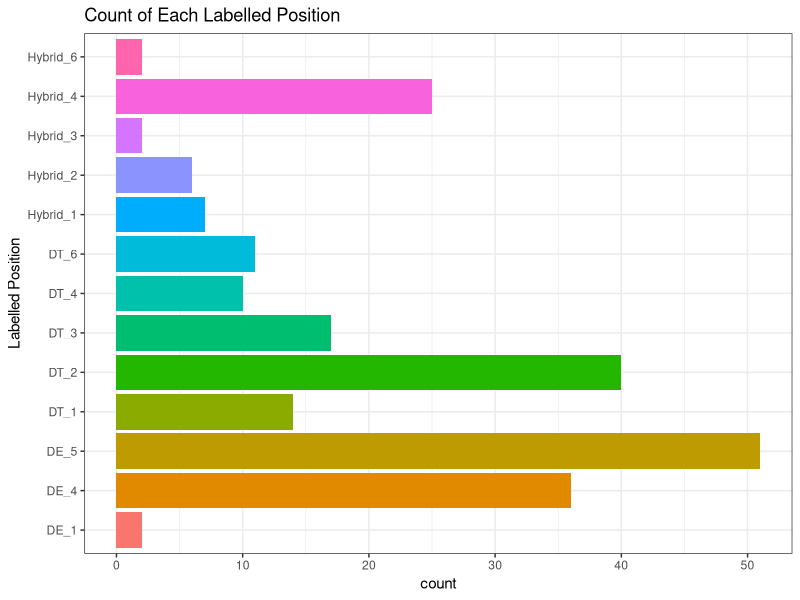
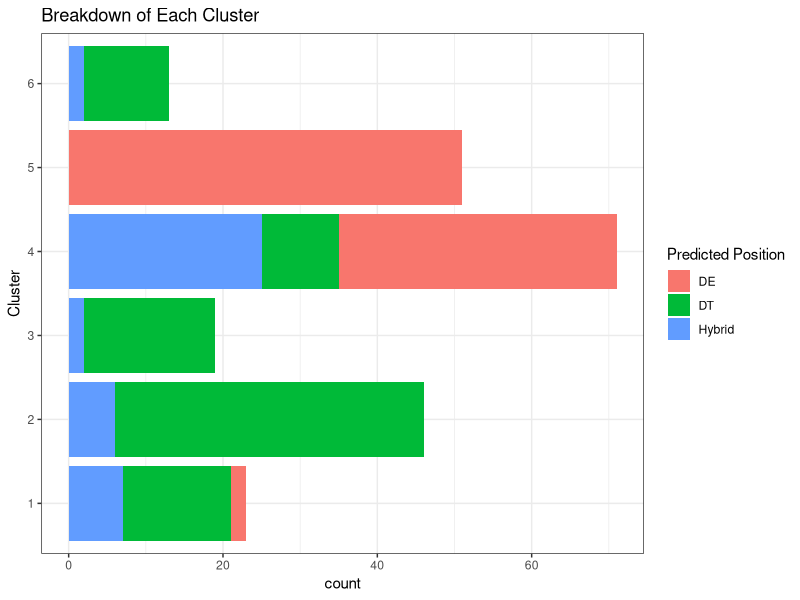
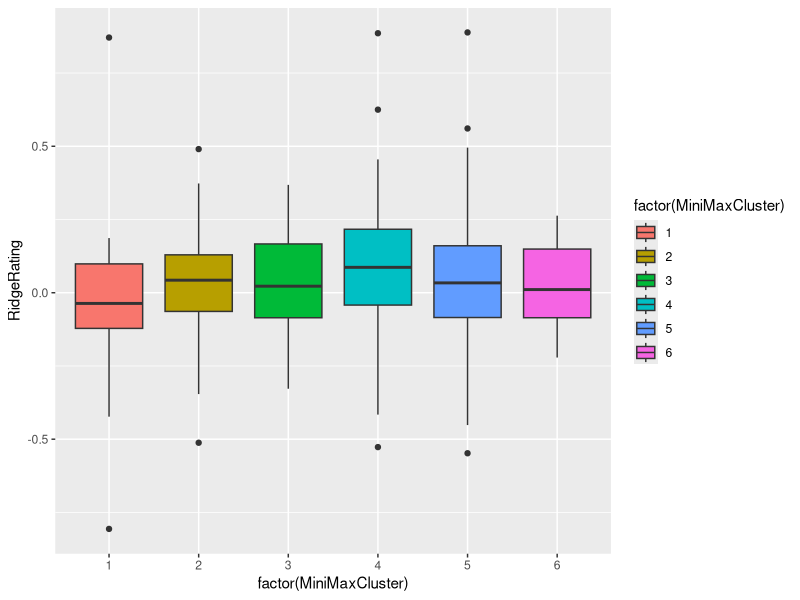
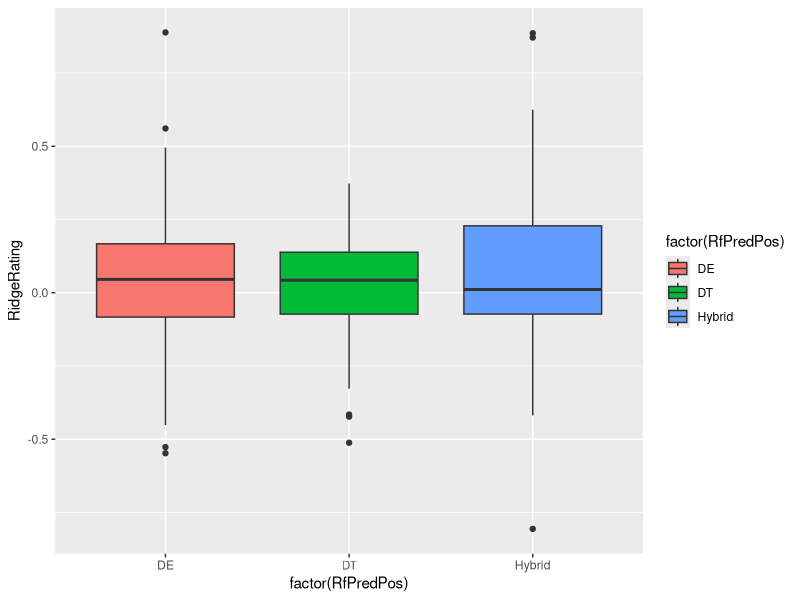
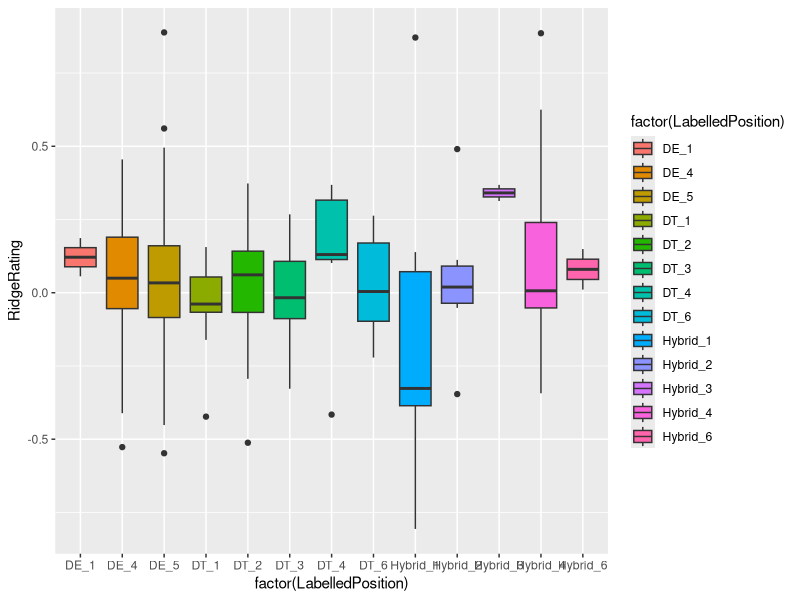
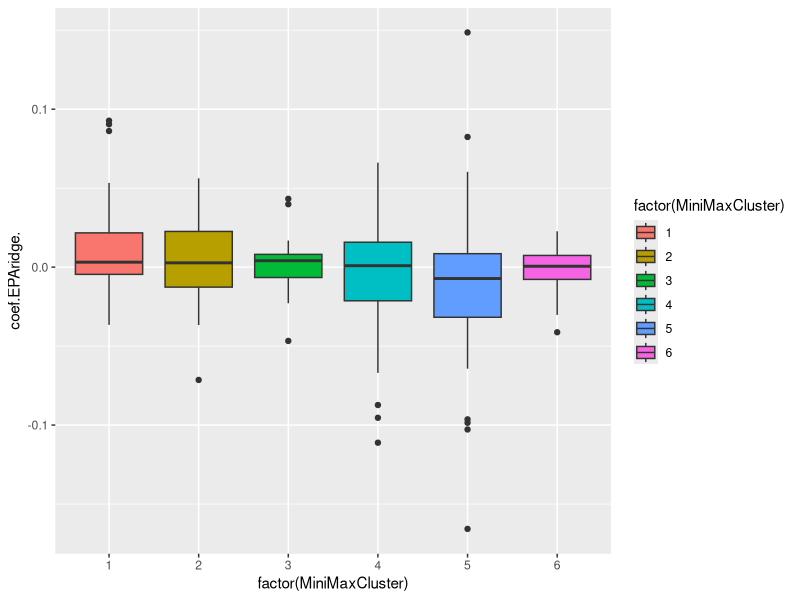
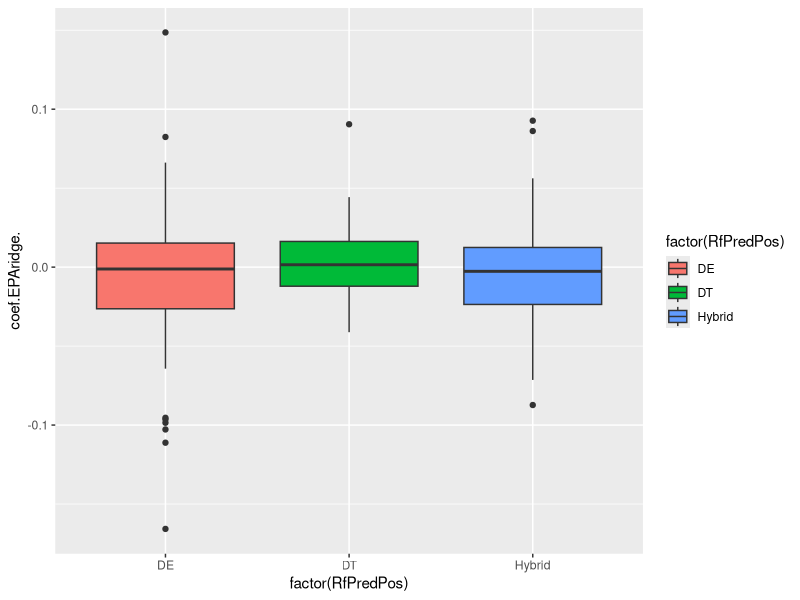
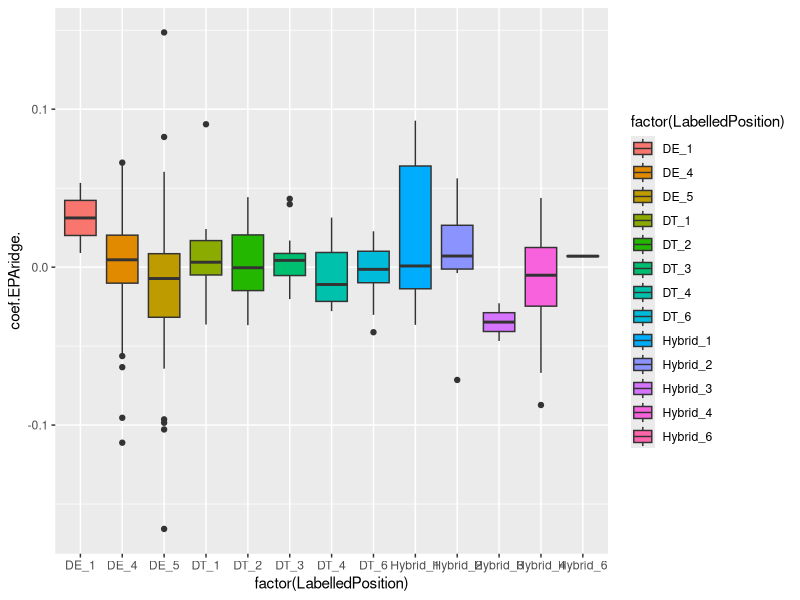

These figures' R source, in order: (Note: this script raises an error after producing the figures.)
## ---- chunk 1
library(tidyverse)
library(ggplot2)
options(scipen=999)

## ---- chunk 2
data <- read_csv("MasterSheet.csv")
data <- data %>% filter(count > 50)


LPbarchart <- ggplot(data, aes(y=factor(LabelledPosition), fill=factor(LabelledPosition)))+geom_bar(stat = "count") + theme_bw() + theme(legend.position = "none") + ylab("Labelled Position") + ggtitle("Count of Each Labelled Position")
LPbarchart

Clusterbarchart <- ggplot(data, aes(y=factor(MiniMaxCluster), fill=factor(RfPredPos)))+geom_bar(stat = "count") + theme_bw() + labs(fill="Predicted Position") +ylab("Cluster") + ggtitle("Breakdown of Each Cluster")
Clusterbarchart
ggsave("Clusterbarchart.jpeg")

##Box Plots for Ridge Rating
ClusterRidge <- ggplot(data, aes(x=factor(MiniMaxCluster), y=RidgeRating, fill=factor(MiniMaxCluster)))  + geom_boxplot()
ClusterRidge
table(data$MiniMaxCluster)

RfPredPosRidge <- ggplot(data, aes(x=factor(RfPredPos), y=RidgeRating, fill=factor(RfPredPos)))  + geom_boxplot()
RfPredPosRidge
table(data$RfPredPos)

LabelledPositionRidge <- ggplot(data, aes(x=factor(LabelledPosition), y=RidgeRating, fill=factor(LabelledPosition)))  + geom_boxplot()
LabelledPositionRidge
table(data$LabelledPosition)


##Box Plots for EPA Ridge
ClusterEPARidge <- ggplot(data, aes(x=factor(MiniMaxCluster), y=coef.EPAridge., fill=factor(MiniMaxCluster)))  + geom_boxplot()
ClusterEPARidge
table(data$MiniMaxCluster)

RfPredPosEPARidge <- ggplot(data, aes(x=factor(RfPredPos), y=coef.EPAridge., fill=factor(RfPredPos)))  + geom_boxplot()
RfPredPosEPARidge
table(data$RfPredPos)

LabelledPositionEPARidge <- ggplot(data, aes(x=factor(LabelledPosition), y=coef.EPAridge., fill=factor(LabelledPosition)))  + geom_boxplot()
LabelledPositionEPARidge
table(data$LabelledPosition)

##Box Plots for Avg Salary
ClusterSalary <- ggplot(data, aes(x=factor(MiniMaxCluster), y=AvgSalary, fill=factor(MiniMaxCluster)))  + geom_boxplot()
ClusterSalary
table(data$MiniMaxCluster)

RfPredPosSalary <- ggplot(data, aes(x=factor(RfPredPos), y=AvgSalary, fill=factor(RfPredPos)))  + geom_boxplot()
RfPredPosSalary
table(data$RfPredPos)

LabelledPositionSalary <- ggplot(data, aes(x=factor(LabelledPosition), y=AvgSalary, fill=factor(LabelledPosition)))  + geom_boxplot()
LabelledPositionSalary
table(data$LabelledPosition)


##Valuation
ContractValue <- ggplot(data, aes(x=AvgSalary, y=RidgeRating, color=factor(LabelledPosition))) + geom_point() 
ContractValue


data2 <- data %>%  group_by(LabelledPosition) %>% summarize(RidgeRating = mean(RidgeRating), AvgSalary = mean(AvgSalary), AdjDVOAEPA = mean(AdjDVOAEPA), KushRating = mean(KushRatiing), count=n())

RidgeRating <- ggplot(data2, aes(x=AvgSalary, y=RidgeRating, color=factor(LabelledPosition))) + geom_point(size=5) + theme_bw() + ggtitle("RidgeRating versus Average Salary") + xlab("Average Salary") + ylab("Ridge Rating") + coord_flip() + theme(legend.position = "none")
RidgeRating


AdjDVOAEPA <- ggplot(data2, aes(x=AvgSalary, y=AdjDVOAEPA, color=factor(LabelledPosition))) + geom_point(size=5) + theme_bw() + ggtitle("Adjusted DVOA EPA versus Average Salary") + xlab("Average Salary") + ylab("Adj DVOA EPA") + theme(legend.position = "none") + coord_flip()
AdjDVOAEPA

RawStatsRating <- ggplot(data2, aes(x=AvgSalary, y=KushRating, color=factor(LabelledPosition))) + geom_point(size=5) + theme_bw() + ggtitle("Raw Stats Rating versus Average Salary") + xlab("Average Salary") + ylab("Raw Stats Rating") + theme(legend.position = "none") +coord_flip()
RawStatsRating

install.packages("gridExtra")
library(gridExtra)

par(mfrow=c(3,1))
ggplot(data2, aes(x=AvgSalary, y=RidgeRating, color=factor(LabelledPosition))) + geom_point(size=5) + theme_bw() + ggtitle("RidgeRating versus Average Salary") + xlab("Average Salary") + ylab("Ridge Rating") 
ggplot(data2, aes(x=AvgSalary, y=AdjDVOAEPA, color=factor(LabelledPosition))) + geom_point(size=5) + theme_bw() + ggtitle("Adjusted DVOA EPA versus Average Salary") + xlab("Average Salary") + ylab("Adj DVOA EPA")
ggplot(data2, aes(x=AvgSalary, y=KushRating, color=factor(LabelledPosition))) + geom_point(size=5) + theme_bw() + ggtitle("Raw Stats Rating versus Average Salary") + xlab("Average Salary") + ylab("Raw Stats Rating")

get_legend <- function(myggplot){
        tmp <- ggplot_gtable(ggplot_build(myggplot))
        leg <- which(sapply(tmp$grobs, function(x) x$name) == "guide-box")
        legend <- tmp$grobs[[leg]]
  return(legend)
}

legend <- get_legend(RidgeRating)

tmp <- ggplot_gtable(ggplot_build(RidgeRating)) + theme_bw()
tmp
blankPlot <- ggplot()+geom_blank(aes(1,1))+
  theme(
    plot.background = element_blank(), 
   panel.grid.major = element_blank(),
   panel.grid.minor = element_blank(), 
   panel.border = element_blank(),
   panel.background = element_blank(),
   axis.title.x = element_blank(),
   axis.title.y = element_blank(),
   axis.text.x = element_blank(), 
   axis.text.y = element_blank(),
   axis.ticks = element_blank(),
   axis.line = element_blank()
     )

final <- grid.arrange(RidgeRating, blankPlot, AdjDVOAEPA, legend, RawStatsRating, ncol=2, nrow=3, widths=c(6,2))

ggsave("Final.jpeg", final)

## ---- chunk 3





